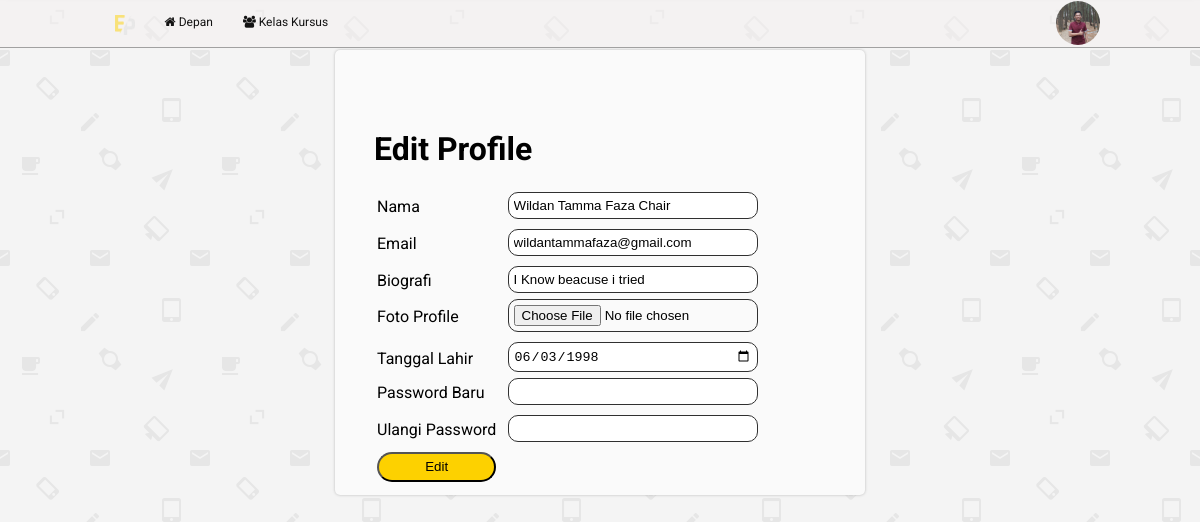
The page /edit_profile.php (signed in) on the database its author committed.
### tables this page shows
CREATE TABLE `user` (
  `id` int(11) NOT NULL,
  `user_name` varchar(50) NOT NULL,
  `email` varchar(70) NOT NULL,
  `password` varchar(254) NOT NULL,
  `role_id` int(11) NOT NULL,
  `photo_profile` varchar(150) NOT NULL,
  `date_of_birth` date DEFAULT NULL,
  `bio` varchar(240) DEFAULT NULL
);

### model/user_model.php (called while the page is built, shortened)
<?php
$query = new PDO('mysql:HOST=localhost;dbname=elearning', 'root', '');
$query->setAttribute(PDO::ATTR_ERRMODE, PDO::ERRMODE_EXCEPTION);
function getDataUser($id)
{
    global $query;
    $statement = $query->prepare(
        'SELECT u.* ,r.role_name
        FROM user u
        INNER JOIN role r
        ON r.id=u.role_id
        WHERE u.id=:user_id'
    );
    $statement->bindValue(':user_id', $id);
    $statement->execute();
    return $statement;
}
foreach (getDataUser($_SESSION['user_id']) as $key) {
    $id = $key['id'];
}

### edit_profile.php (the view, shortened to what this page needs)
<?php
include_once "model/user_model.php";
include_once "templates/header.php";
$data_user = getDataUser($id);
?>
<div class="container">
    <div class="content">
        <div class="form">
            <form action="validation_edit_profile.php" method="POST" enctype="multipart/form-data" class="input-container">
                <h1>Edit Profile</h1>
                <table>
                    <?php foreach ($data_user as $d_u) : ?>
                        <div class="input-wrapper">
                            <tr>
                                <td><label for="user_name">Nama</label>
                                </td>
                                <td>
                                    <input type="text" name="user_name" value="<?= $d_u['user_name'] ?>" class="input-text">
                                </td>
                            </tr>
                        </div>
                        <?php echo "<tr>
                            <td></td>
                            <td class='error'>";
                            echo "</td>
                            </tr>"; ?>
                        <div class="input-wrapper">
                            <tr>
                                <td>
                                    <label for="email">Email</label>
                                </td>
                                <td>
                                    <input type="text" name="email" value="<?= $d_u['email'] ?>" class="input-text">
                                </td>
                            </tr>
                        </div>
                        <?php echo "<tr>
                            <td></td>
                            <td class='error'>";
                            echo "</td>
                            </tr>"; ?>
                        <div class="input-wrapper">
                            <tr>
                                <td>
                                    <label for="bio">Biografi </label>
                                </td>
                                <td>
                                    <input type="text" name="bio" value="<?= $d_u['bio'] ?>" class="input-text">
                                </td>
                            </tr>
                        </div>
                        <tr>
                            <td>
                                <label for="photo_profile">Foto Profile</label>
                            </td>
                            <td>
                                <input type="file" name="photo" accept="image/x-png,image/gif,image/jpeg" class="input-text">
                            </td>
                        </tr>
                        <?php echo "<tr>
                            <td></td>
                            <td class='error'>";
                            echo "</td>
                            </tr>"; ?>
                        <tr>
                            <td>
                                <label for=" date_of_birth">Tanggal Lahir </label>
                            </td>
                            <td>
                                <input type="date" name='date_of_birth' value="<?= $d_u['date_of_birth'] ?>" class="input-text">
                            </td>
                        </tr>
                        <div class="input-wrapper">
                            <tr>
                                <td>
                                    <label for="password">Password Baru</label>
                                </td>
                                <td>
                                    <input type="password" name="password" class="input-text">
                                </td>
                            </tr>
                        </div>
                        <?php echo "<tr>
                            <td></td>
                            <td class='error'>";
                            echo "</td>
                            </tr>"; ?>
                        <div class="input-wrapper">
                            <tr>
                                <td>
                                    <label for="re-password">Ulangi Password</label>
                                </td>
                                <td>
                                    <input type="password" name="re-password" class="input-text">
                                </td>
                            </tr>
                        </div>
                        <?php echo "<tr>
                            <td></td>
                            <td class='error'>";
                            echo "</td>
                            </tr>"; ?>
                        <tr>
                            <td>
                                <input type="submit" name="edit" value="Edit">
                            </td>
                        </tr>
                    <?php endforeach; ?>
                </table>
            </form>
        </div>
    </div>
</div>

### assets/css/style.css (style rules this page uses)
:root { --warning: #ffc107; --danger: #dc3545; --primary: #007bff; }
body { margin: 0; background-color: #f5f2f2; background-image: url("../email-pattern.png"); font-family: 'Roboto', 'sans-serif'; }
.form .input-container { margin: 70px 14px 0; }
.form input[type='email'], input[type='password'], input[type='text'] { background-color: #ffffff; }
.form .input-wrapper { position: relative; margin-bottom: 5px; }
.form input[type='submit'] { display: block; width: 100%; height: 30px; border-radius: 15px; background-color: #fdd100; }
.input-text, .input-text-area { width: 90%; margin: 0 auto 2px; padding: 5px; border: thin solid #303030; display: block; border-radius: 10px; }
.content { background: #fafafa; border-radius: 5px; padding: 10px 25px; margin-bottom: 10px; box-shadow: 0 0 3px #b9b9b9; }
.container { position: absolute; width: 100%; }
.container .content { position: relative; top: 50px; margin: 0 auto; width: 40%; }
td.error { font-size: 10px; color: red; }

### rows shown on the page
user: user_name "Wildan Tamma Faza Chair", email "wildantammafaza@gmail.com", bio "I Know beacuse i tried", date_of_birth "06/03/1998"
